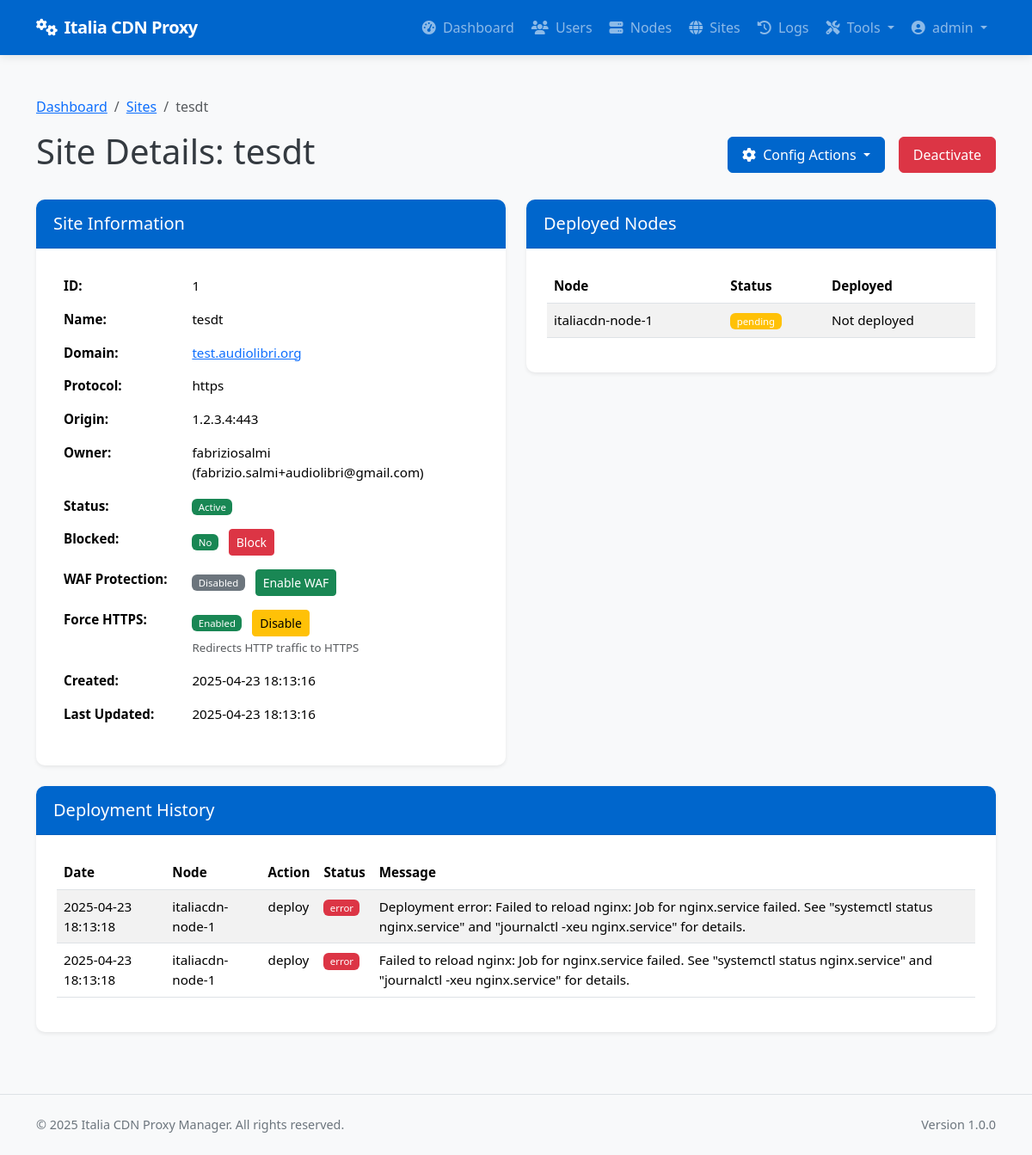
Page /admin/sites/1 (signed in) on the earlier database version.
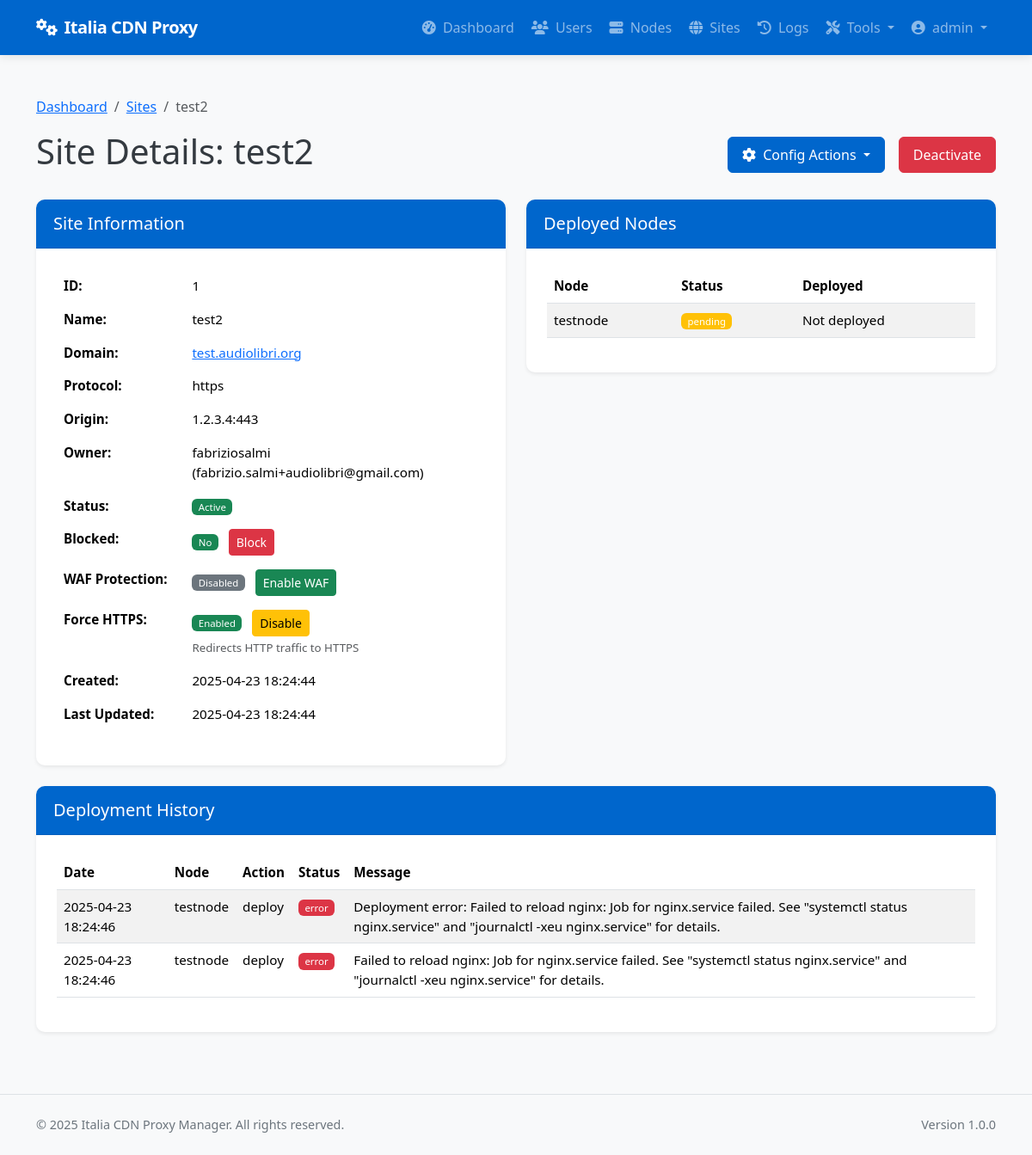
Same page on the later database version.
### app/models/models.py (models this page shows, shortened)
class Site(db.Model):
    __tablename__ = 'sites'
    id = db.Column(db.Integer, primary_key=True)
    name = db.Column(db.String(64), nullable=False)
    domain = db.Column(db.String(255), unique=True, nullable=False)
    protocol = db.Column(db.String(10), nullable=False, default='https')  # http or https
    origin_protocol = db.Column(db.String(10), nullable=False, default='http')  # http or https for origin
    origin_address = db.Column(db.String(255), nullable=False)  # Backend server address
    origin_port = db.Column(db.Integer, nullable=False)
    user_id = db.Column(db.Integer, db.ForeignKey('users.id'), nullable=True)  # Allow null for discovered sites
    is_active = db.Column(db.Boolean, default=True)
    is_blocked = db.Column(db.Boolean, default=False)
    is_discovered = db.Column(db.Boolean, default=False)  # Whether this site was discovered from node
    use_waf = db.Column(db.Boolean, default=False)
    force_https = db.Column(db.Boolean, default=True)  # New column to force HTTP to HTTPS redirect
    enable_cache = db.Column(db.Boolean, default=True)
    cache_time = db.Column(db.Integer, default=3600)  # Cache time in seconds, default 1 hour
    cache_static_time = db.Column(db.Integer, default=86400)  # Cache time for static assets in seconds, default 1 day
    custom_cache_rules = db.Column(db.Text, nullable=True)  # Custom cache rules in Nginx format
    cache_browser_time = db.Column(db.Integer, default=3600)  # Browser cache time in seconds, default 1 hour
    created_at = db.Column(db.DateTime, default=datetime.utcnow)
    updated_at = db.Column(db.DateTime, default=datetime.utcnow, onupdate=datetime.utcnow)
    custom_config = db.Column(db.Text, nullable=True)  # Additional Nginx configuration
    site_nodes = db.relationship('SiteNode', backref='site', lazy='dynamic')
    ssl_certificates = db.relationship('SSLCertificate', backref='site', lazy='dynamic')
    config_versions = db.relationship('ConfigVersion', backref='site', lazy='dynamic')

class SiteNode(db.Model):
    __tablename__ = 'site_nodes'
    id = db.Column(db.Integer, primary_key=True)
    site_id = db.Column(db.Integer, db.ForeignKey('sites.id'), nullable=False)
    node_id = db.Column(db.Integer, db.ForeignKey('nodes.id'), nullable=False)
    status = db.Column(db.String(20), default='pending')  # pending, deployed, error, discovered
    config_path = db.Column(db.String(256), nullable=True)  # Path to the config file on the node
    error_message = db.Column(db.Text, nullable=True)
    deployed_at = db.Column(db.DateTime, nullable=True)
    discovered_at = db.Column(db.DateTime, nullable=True)  # When was this config discovered
    updated_at = db.Column(db.DateTime, default=datetime.utcnow, onupdate=datetime.utcnow)
    __table_args__ = (db.UniqueConstraint('site_id', 'node_id', name='_site_node_uc'),)

class Node(db.Model):
    __tablename__ = 'nodes'
    id = db.Column(db.Integer, primary_key=True)
    name = db.Column(db.String(64), unique=True, nullable=False)
    ip_address = db.Column(db.String(45), nullable=False)  # IPv4 or IPv6
    ssh_port = db.Column(db.Integer, default=22)
    ssh_user = db.Column(db.String(64), nullable=False)
    ssh_key_path = db.Column(db.String(256), nullable=True)  # Path to SSH key file
    ssh_password = db.Column(db.String(256), nullable=True)  # Encrypted password (if using password auth)
    is_active = db.Column(db.Boolean, default=True)
    is_discovered = db.Column(db.Boolean, default=False)  # Whether this node was discovered from YAML
    created_at = db.Column(db.DateTime, default=datetime.utcnow)
    updated_at = db.Column(db.DateTime, default=datetime.utcnow, onupdate=datetime.utcnow)
    nginx_config_path = db.Column(db.String(256), default='/etc/nginx/conf.d')
    nginx_reload_command = db.Column(db.String(256), default='sudo systemctl reload nginx')
    detected_nginx_path = db.Column(db.String(256), nullable=True)  # Store detected nginx path
    site_nodes = db.relationship('SiteNode', backref='node', lazy='dynamic')

class DeploymentLog(db.Model):
    __tablename__ = 'deployment_logs'
    id = db.Column(db.Integer, primary_key=True)
    site_id = db.Column(db.Integer, db.ForeignKey('sites.id'), nullable=False)
    node_id = db.Column(db.Integer, db.ForeignKey('nodes.id'), nullable=False)
    user_id = db.Column(db.Integer, db.ForeignKey('users.id'), nullable=True)  # Who performed the action
    action = db.Column(db.String(64), nullable=False)  # deploy, update, remove, ssl_renew, discovery, rollback
    status = db.Column(db.String(20), nullable=False)  # success, error
    message = db.Column(db.Text, nullable=True)
    created_at = db.Column(db.DateTime, default=datetime.utcnow)
    site = db.relationship('Site', backref=db.backref('deployment_logs', lazy='dynamic'))
    node = db.relationship('Node', backref=db.backref('deployment_logs', lazy='dynamic'))
    user = db.relationship('User', backref=db.backref('deployment_logs', lazy='dynamic'))

### app/controllers/admin.py (the view)
@admin.route('/sites/<int:site_id>')
@login_required
@admin_required
def view_site(site_id):
    site = Site.query.get_or_404(site_id)
    site_nodes = SiteNode.query.filter_by(site_id=site_id).all()
    deployment_logs = DeploymentLog.query.filter_by(site_id=site_id).order_by(DeploymentLog.created_at.desc()).all()
    return render_template('admin/sites/view.html',
                           site=site,
                           site_nodes=site_nodes,
                           deployment_logs=deployment_logs)

### app/models/__init__.py (called while the page is built)
@login_manager.user_loader
def load_user(user_id):
    return User.query.get(int(user_id))

### app/models/models.py (called while the page is built)
    def is_admin(self):
        return self.role == 'admin'

### app/services/access_control.py (called while the page is built)
def admin_required(f):
    @wraps(f)
    def decorated_function(*args, **kwargs):
        if not current_user.is_admin():
            flash('You need admin privileges to access this page.', 'error')
            return abort(403)
        return f(*args, **kwargs)
    return decorated_function

### app/templates/admin/sites/view.html (shortened to what the changed rows need)
{% extends 'base.html' %}
{% block content %}
<div class="container py-4">
    <nav aria-label="breadcrumb">
        <ol class="breadcrumb">
            <li class="breadcrumb-item"><a href="{{ url_for('admin.dashboard') }}">Dashboard</a></li>
            <li class="breadcrumb-item"><a href="{{ url_for('admin.list_sites') }}">Sites</a></li>
            <li class="breadcrumb-item active" aria-current="page">{{ site.name }}</li>
        </ol>
    </nav>
    <div class="d-flex justify-content-between align-items-center mb-4">
        <h1>Site Details: {{ site.name }}</h1>
        <div class="d-flex">
            <div class="dropdown me-2">
            </div>
            <form method="POST" action="{{ url_for('admin.toggle_site_active', site_id=site.id) }}" class="ms-2">
                <button type="submit" class="btn btn-{{ 'danger' if site.is_active else 'success' }}">
                    {{ 'Deactivate' if site.is_active else 'Activate' }}
                </button>
            </form>
        </div>
    </div>
    <div class="row">
        <div class="col-md-6">
            <div class="card shadow-sm mb-4">
                <div class="card-body">
                    <table class="table table-borderless">
                        <tr>
                            <th style="width: 30%">ID:</th>
                            <td>{{ site.id }}</td>
                        </tr>
                        <tr>
                            <th>Name:</th>
                            <td>{{ site.name }}</td>
                        </tr>
                        <tr>
                            <th>Domain:</th>
                            <td>
                                <a href="{{ site.protocol }}://{{ site.domain }}" target="_blank" rel="noopener noreferrer">
                                    {{ site.domain }}
                                </a>
                            </td>
                        </tr>
                        <tr>
                            <th>Protocol:</th>
                            <td>{{ site.protocol }}</td>
                        </tr>
                        <tr>
                            <th>Origin:</th>
                            <td>{{ site.origin_address }}:{{ site.origin_port }}</td>
                        </tr>
                        <tr>
                            <th>Owner:</th>
                        </tr>
                        <tr>
                            <th>Status:</th>
                            <td>
                                <span class="badge bg-{{ 'success' if site.is_active else 'danger' }}">
                                    {{ 'Active' if site.is_active else 'Inactive' }}
                                </span>
                            </td>
                        </tr>
                        <tr>
                            <th>Blocked:</th>
                            <td>
                                <span class="badge bg-{{ 'danger' if site.is_blocked else 'success' }}">
                                    {{ 'Yes' if site.is_blocked else 'No' }}
                                </span>
                                <form method="POST" action="{{ url_for('admin.toggle_site_blocked', site_id=site.id) }}" class="d-inline ms-2">
                                    <button type="submit" class="btn btn-sm btn-{{ 'success' if site.is_blocked else 'danger' }}">
                                        {{ 'Unblock' if site.is_blocked else 'Block' }}
                                    </button>
                                </form>
                            </td>
                        </tr>
                        <tr>
                            <th>WAF Protection:</th>
                            <td>
                                <span class="badge bg-{{ 'success' if site.use_waf else 'secondary' }}">
                                    {{ 'Enabled' if site.use_waf else 'Disabled' }}
                                </span>
                                <form method="POST" action="{{ url_for('admin.toggle_site_waf', site_id=site.id) }}" class="d-inline ms-2">
                                    <button type="submit" class="btn btn-sm btn-{{ 'warning' if site.use_waf else 'success' }}">
                                        {{ 'Disable WAF' if site.use_waf else 'Enable WAF' }}
                                    </button>
                                </form>
                            </td>
                        </tr>
                        <tr>
                            <th>Force HTTPS:</th>
                            <td>
                                <span class="badge bg-{{ 'success' if site.force_https else 'secondary' }}">
                                    {{ 'Enabled' if site.force_https else 'Disabled' }}
                                </span>
                                <form method="POST" action="{{ url_for('admin.toggle_site_force_https', site_id=site.id) }}" class="d-inline ms-2">
                                    <button type="submit" class="btn btn-sm btn-{{ 'warning' if site.force_https else 'success' }}">
                                        {{ 'Disable' if site.force_https else 'Enable' }}
                                    </button>
                                </form>
                                <div class="form-text small text-muted">
                                    {% if site.force_https %}Redirects HTTP traffic to HTTPS{% else %}Allows both HTTP and HTTPS traffic{% endif %}
                                </div>
                            </td>
                        </tr>
                        <tr>
                            <th>Created:</th>
                            <td>{{ site.created_at.strftime('%Y-%m-%d %H:%M:%S') }}</td>
                        </tr>
                        <tr>
                            <th>Last Updated:</th>
                            <td>{{ site.updated_at.strftime('%Y-%m-%d %H:%M:%S') }}</td>
                        </tr>
                    </table>
                </div>
            </div>
        </div>
        <div class="col-md-6">
            <div class="card shadow-sm mb-4">
                <div class="card-body">
                    {% if site_nodes %}
                        <div class="table-responsive">
                            <table class="table table-striped">
                                <thead>
                                    <tr>
                                        <th>Node</th>
                                        <th>Status</th>
                                        <th>Deployed</th>
                                    </tr>
                                </thead>
                                <tbody>
                                    {% for site_node in site_nodes %}
                                    <tr>
                                        <td>{{ site_node.node.name }}</td>
                                        <td>
                                            <span class="badge bg-{{ 'success' if site_node.status == 'deployed' else 'warning' if site_node.status == 'pending' else 'danger' }}">
                                                {{ site_node.status }}
                                            </span>
                                        </td>
                                        <td>{{ site_node.deployed_at.strftime('%Y-%m-%d %H:%M') if site_node.deployed_at else 'Not deployed' }}</td>
                                    </tr>
                                    {% endfor %}
                                </tbody>
                            </table>
                        </div>
                    {% else %}
                        <div class="alert alert-info">
                            This site is not yet deployed to any nodes.
                        </div>
                    {% endif %}
                </div>
            </div>
        </div>
    </div>
    <div class="card shadow-sm mb-4">
        <div class="card-body">
            {% if deployment_logs %}
                <div class="table-responsive">
                    <table class="table table-striped">
                        <thead>
                            <tr>
                                <th>Date</th>
                                <th>Node</th>
                                <th>Action</th>
                                <th>Status</th>
                                <th>Message</th>
                            </tr>
                        </thead>
                        <tbody>
                            {% for log in deployment_logs %}
                            <tr>
                                <td>{{ log.created_at.strftime('%Y-%m-%d %H:%M:%S') }}</td>
                                <td>{{ log.node.name }}</td>
                                <td>{{ log.action }}</td>
                                <td>
                                    <span class="badge bg-{{ 'success' if log.status == 'success' else 'danger' }}">
                                        {{ log.status }}
                                    </span>
                                </td>
                                <td>{{ log.message }}</td>
                            </tr>
                            {% endfor %}
                        </tbody>
                    </table>
                </div>
            {% else %}
                <div class="alert alert-info">
                    No deployment logs found for this site.
                </div>
            {% endif %}
        </div>
    </div>
</div>
{% endblock %}

Differences in the rows shown:
changed Site "Deactivate": name "tesdt" → "test2"; created_at "2025-04-23 18:13:16" → "2025-04-23 18:24:44"; updated_at "2025-04-23 18:13:16" → "2025-04-23 18:24:44"
changed SiteNode "Not deployed": node.name "italiacdn-node-1" → "testnode"
changed DeploymentLog (number 1 of 2 on the later page): created_at "2025-04-23 18:13:18" → "2025-04-23 18:24:46"; node.name "italiacdn-node-1" → "testnode"
changed DeploymentLog (number 2 of 2 on the later page): created_at "2025-04-23 18:13:18" → "2025-04-23 18:24:46"; node.name "italiacdn-node-1" → "testnode"
